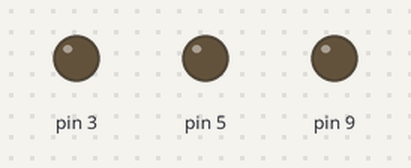
A sketch run on a simulated Arduino Uno, built with avr-gcc and run on an emulated ATmega328P. Shown: output pins drawn as LEDs (lit = HIGH).

Above: at 0.05 s.
At 1.55 s:
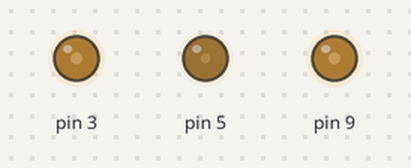
At 3.05 s:
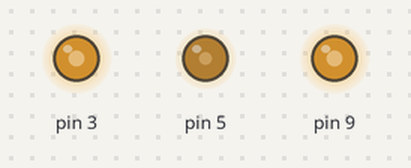
At 4.1 s:
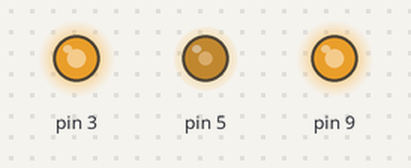
At 6.05 s:
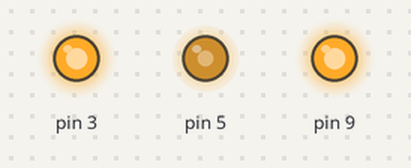
Timing chart, 0 to 7.9 s (numbered marks = the images above):
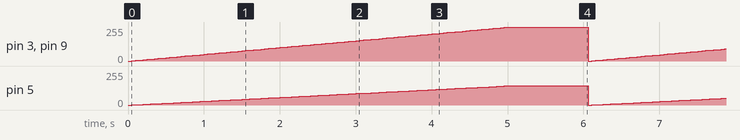

The sketch:

LED_TEST.ino
```cpp
#include "RGB_LED.h"

void setup() {
  // put your setup code here, to run once:
  initRGB(5, 3, 9); // analogWrite works on pins 3, 5, 6, 9, 10, 11
}

void loop() {
  // put your main code here, to run repeatedly:
 ramp(255, 255, 255, 5000, 100);
 delay(1000);
}
```

RGB_LED.cpp
```cpp
#include "RGB_LED.h"


int Rpin;
int Gpin;
int Bpin;
void initRGB(int rpinval, int gpinval, int bpinval) // set pin number on Arduino that it's connected to
{
	Rpin=rpinval;
	Gpin=gpinval;
	Bpin=bpinval;


	pinMode(Rpin, OUTPUT);
	pinMode(Bpin, OUTPUT);
	pinMode(Gpin, OUTPUT);
}


void setRGB(int Rin, int Gin, int Bin) // set value for each RGB color
{
	analogWrite(Rpin, (Rin*145)/255);
	analogWrite(Gpin, Gin);
	analogWrite(Bpin, Bin);
}


void ramp(int Rin, int Gin, int Bin, int delay_val, int maxsteps)
// function ramps up brightness until it reaches maximum brightness
{
	int Rout=0;
	int Gout=0;
	int Bout=0;

	for (int i=0; i<=maxsteps; i++)
	{
	Rout=(Rin*i)/(maxsteps);
	Gout=(Gin*i)/(maxsteps);
	Bout=(Bin*i)/(maxsteps);

	setRGB(Rout, Gout, Bout);

	delay(delay_val/maxsteps);
	}
}
```

RGB_LED.h
```cpp
#ifndef RGB_LED_h
#define RGB_LED_h
#include "Arduino.h"

void initRGB(int rpinval, int gpinval, int bpinval);
void setRGB(int Rin, int Gin, int Bin);
void ramp(int Rin, int Gin, int Bin, int delay_val, int maxsteps);

#endif
```

Measured:
- by itself, pin 3, pin 9: ramps from 0/255 to 255/255 and jumps back, once every 6.1 s
- by itself, pin 5: ramps from 0/255 to 144/255 and jumps back, once every 6.1 s
